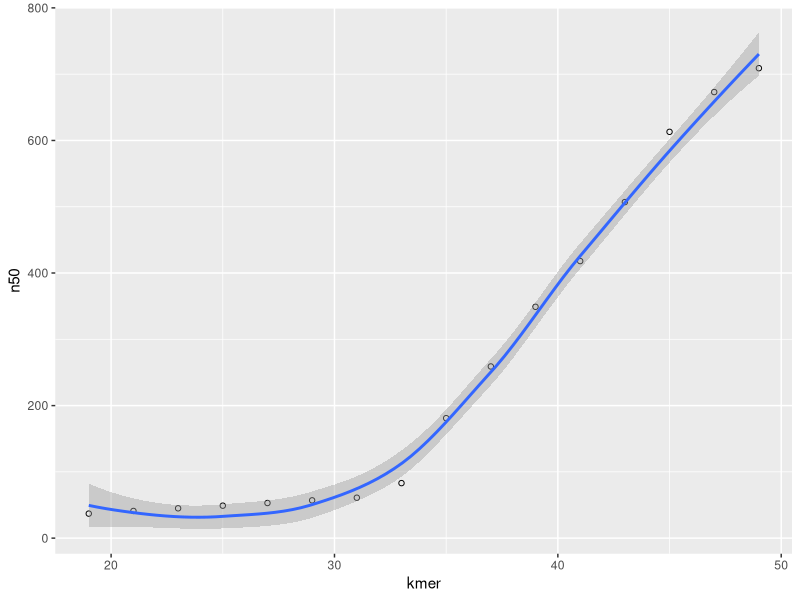

This figure's R source:
setwd(dir = "~/Documents/assembler-compare/scripts/")
kmer = seq(19, 49, 2)
n50 = c(37, 41, 45, 49, 53, 57, 61, 83, 181, 259, 349, 418, 507, 613, 673, 709)
df <- data.frame(kmer, n50)
require(ggplot2)
ggplot(df, aes(x=kmer, y=n50)) + geom_point(shape=1) + geom_smooth()
